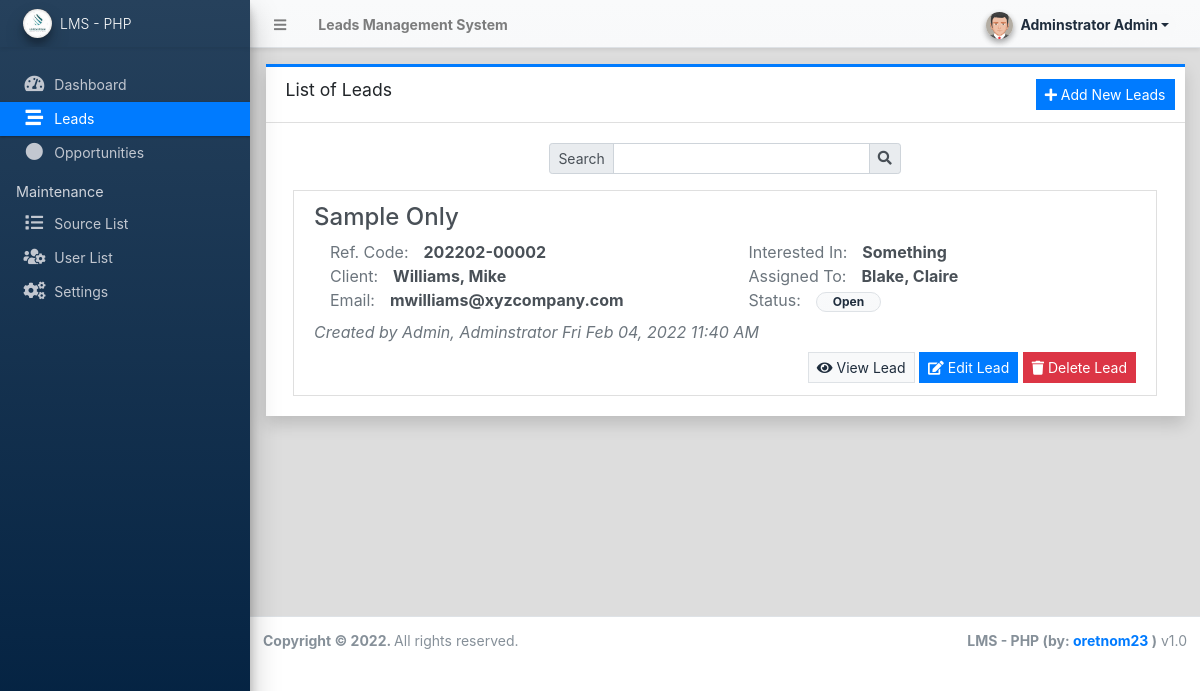
Page /admin/?page=leads (signed in) on the committed database.
### tables this page shows
CREATE TABLE `client_list` (
  `id` int(30) NOT NULL,
  `lead_id` int(30) NOT NULL,
  `firstname` text NOT NULL,
  `middlename` text NOT NULL,
  `lastname` text NOT NULL,
  `gender` varchar(100) NOT NULL,
  `dob` date NOT NULL,
  `contact` text NOT NULL,
  `email` text NOT NULL,
  `address` text NOT NULL,
  `other_info` text DEFAULT NULL,
  `date_created` datetime NOT NULL DEFAULT current_timestamp(),
  `date_updated` datetime DEFAULT NULL ON UPDATE current_timestamp()
);

CREATE TABLE `lead_list` (
  `id` int(30) NOT NULL,
  `code` varchar(100) NOT NULL,
  `source_id` int(30) NOT NULL,
  `interested_in` text NOT NULL,
  `remarks` text NOT NULL,
  `assigned_to` int(30) DEFAULT NULL,
  `user_id` int(30) DEFAULT NULL,
  `status` tinyint(2) NOT NULL DEFAULT 0 COMMENT '0 = New/Prospect,\r\n1 = Open,\r\n2 = Working,\r\n3 = Not a Target,\r\n4 = Disqualified,\r\n5 = Nurture,\r\n6 = Opportunity Created,\r\n7 = Opportunity Lost,\r\n8 = Inactive',
  `in_opportunity` tinyint(1) NOT NULL DEFAULT 0,
  `delete_flag` tinyint(1) NOT NULL DEFAULT 0,
  `date_created` datetime NOT NULL DEFAULT current_timestamp(),
  `date_updated` datetime DEFAULT NULL ON UPDATE current_timestamp()
);

### classes/DBConnection.php (called while the page is built, shortened)
<?php
class DBConnection{
    private $host = DB_SERVER;
    private $username = DB_USERNAME;
    private $password = DB_PASSWORD;
    private $database = DB_NAME;
    public $conn;
    public function __construct(){
        if (!isset($this->conn)) {
            $this->conn = new mysqli($this->host, $this->username, $this->password, $this->database);
        }
    }
}
?>

### classes/SystemSettings.php (called while the page is built, shortened)
<?php
class SystemSettings extends DBConnection{
	function userdata($field = ''){
		if(!empty($field)){
			if(isset($_SESSION['userdata'][$field]))
				return $_SESSION['userdata'][$field];
			else
				return null;
		}else{
			return false;
		}
	}
}
$_settings = new SystemSettings();
?>

### admin/leads/index.php (the view, shortened to what this page needs)
<div class="card card-outline card-primary rounded-0 shadow">
	<div class="card-header">
		<h3 class="card-title">List of Leads</h3>
		<?php if($_settings->userdata('type') == 1): ?>
		<div class="card-tools">
			<a href="./?page=leads/manage_lead" class="btn btn-flat btn-sm btn-primary"><span class="fas fa-plus"></span>  Add New Leads</a>
		</div>
		<?php endif; ?>
	</div>
	<div class="card-body">
		<div class="container-fluid">
			<div class="row justify-content-center mb-3">
				<div class="col-lg-5 col-md-6 col-sm-12">
					<div class="input-group input-group-sm">
						<div class="input-group-prepend">
							<span class="input-group-text">Search</span>
						</div>
						<input type="search" id="search" class="form-control">
						<div class="input-group-append">
							<span class="input-group-text"><i class="fa fa-search"></i></span>
						</div>
					</div>
				</div>
			</div>
			<div class="list-group" id="lead-list">
				<?php
				$uwhere = "";
				$users = $conn->query("SELECT id,CONCAT(lastname,', ', firstname, '', COALESCE(middlename,'')) as fullname FROM `users` where id in (SELECT `user_id` FROM `lead_list` where in_opportunity = 0 {$uwhere}) OR id in (SELECT assigned_to FROM `lead_list` where in_opportunity = 0 {$uwhere})");
				$user_arr = array_column($users->fetch_all(MYSQLI_ASSOC),'fullname','id');
				$leads = $conn->query("SELECT l.*,CONCAT(c.lastname,', ', c.firstname, '', COALESCE(c.middlename,'')) as client, c.email FROM `lead_list` l inner join client_list c on c.lead_id = l.id where l.in_opportunity = 0 {$uwhere} order by l.`status` asc, unix_timestamp(l.date_created) asc ");
				while($row = $leads->fetch_assoc()):
				?>
				<div class="list-group-item list-group-item-action list-item rounded-0">
					<h4 class="truncate-1"><?= $row['remarks'] ?></h4>
					<div class="row">
						<div class="col-lg-6 col-sm-12">
							<div class="d-flex">
								<div class="col-auto text-muted pl-3">Ref. Code:</div>
								<div class="col-auto flex-grow-1 flex-shrink-1"><p class="m-0 truncate-1"><b><?= $row['code'] ?></b></p></div>
							</div>
							<div class="d-flex">
								<div class="col-auto text-muted pl-3">Client:</div>
								<div class="col-auto flex-grow-1 flex-shrink-1"><p class="m-0 truncate-1"><b><?= ucwords($row['client']) ?></b></p></div>
							</div>
							<div class="d-flex">
								<div class="col-auto text-muted pl-3">Email:</div>
								<div class="col-auto flex-grow-1 flex-shrink-1"><p class="m-0 truncate-1"><b><?= $row['email'] ?></b></p></div>
							</div>
						</div>
						<div class="col-lg-6 col-sm-12">
							<div class="d-flex">
								<div class="col-auto text-muted pl-3">Interested In:</div>
								<div class="col-auto flex-grow-1 flex-shrink-1"><p class="m-0 truncate-1"><b><?= $row['interested_in'] ?></b></p></div>
							</div>
							<div class="d-flex">
								<div class="col-auto text-muted pl-3">Assigned To:</div>
								<div class="col-auto flex-grow-1 flex-shrink-1"><p class="m-0 truncate-1"><b><?= (isset($user_arr[$row['assigned_to']])) ? ucwords($user_arr[$row['assigned_to']]) : "Not Assigned Yet." ?></b></p></div>
							</div>
							<div class="d-flex">
								<div class="col-auto text-muted pl-3">Status:</div>
								<div class="col-auto flex-grow-1 flex-shrink-1">
									<?php
										switch($row['status']){
											case 1:
												echo '<span class="badge badge-light bg-gradient-light border px-3 rounded-pill">Open</span>';
												break;
										}
									?>
								</div>
							</div>
						</div>
					</div>
					<span class="text-muted"><em>Created by <?= isset($user_arr[$row['user_id']]) ? ucwords($user_arr[$row['user_id']]) : "N/A" ?> <?= date("D M d, Y h:i A",strtotime($row['date_created'])) ?></em></span>
					<div class="text-right">
						<a class="btn btn-sm btn-flat btn-light border" href="./?page=view_lead&id=<?= $row['id'] ?>"><i class="fa fa-eye"></i> View Lead</a>
						<?php if($_settings->userdata('type') == 1): ?>
						<a class="btn btn-sm btn-flat btn-primary" href="./?page=leads/manage_lead&id=<?= $row['id'] ?>"><i class="fa fa-edit"></i> Edit Lead</a>
						<a class="btn btn-sm btn-flat btn-danger delete_data" data-id="<?= $row['id'] ?>"><i class="fa fa-trash"></i> Delete Lead</a>
						<?php endif; ?>
					</div>
				</div>
				<?php endwhile; ?>
			</div>
		</div>
	</div>
</div>

### rows in the picture
client_list: lead.remarks "Sample Only", lead.code "202202-00002", client "Williams, Mike", email "mwilliams@xyzcompany.com", lead.interested_in "Something", lead.assigned_to "Blake, Claire", lead.user_id "Admin, Adminstrator", lead.date_created "Fri Feb 04, 2022 11:40 AM"

### other values in the picture
$_settings->info('name') "Leads Management System"
$_settings->userdata('firstname').' '.$_settings->userdata('lastname') "Adminstrator Admin"
$_settings->info('short_name') "LMS - PHP"
